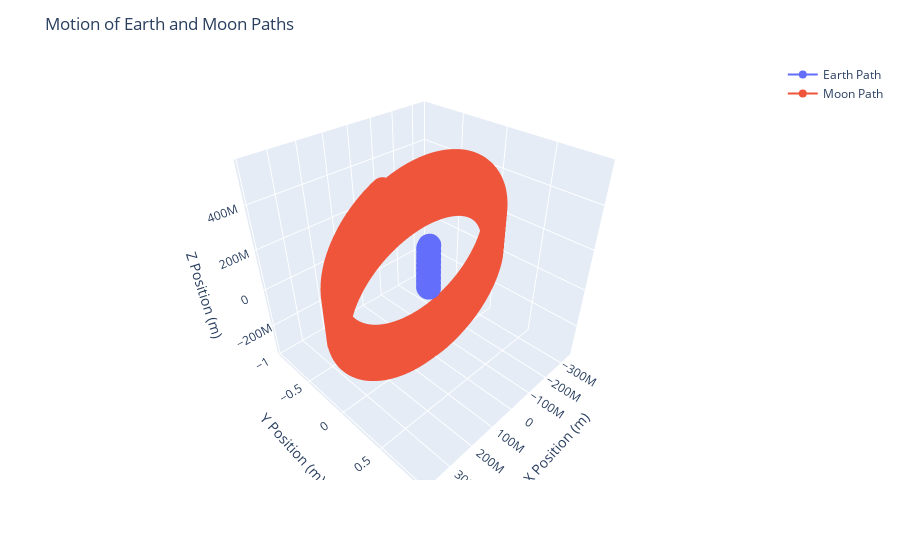

The notebook cell this image was saved under:
### Code cell
import numpy as np
import plotly.express as px

G = 6.67430e-11
dt = 3600

mass1 = 5.972e24
mass2 = 7.342e22

x1 = 0.0
y1 = 0.0
z1 = 0.0
x2 = 384400000.0
y2 = 0.0
z2 = 0.0

vx1 = 0.0
vy1 = 0.0
vz1 = 0.0
vx2 = 0.0
vy2 = 0.0
vz2 = 1000.0

x1_values = []
y1_values = []
z1_values = []
x2_values = []
y2_values = []
z2_values = []

num_steps = 5000

for step in range(num_steps):
    x1_values.append(x1)
    y1_values.append(y1)
    z1_values.append(z1)
    x2_values.append(x2)
    y2_values.append(y2)
    z2_values.append(z2)

    r = np.sqrt((x2 - x1) ** 2 + (y2 - y1) ** 2 + (z2 - z1) ** 2)
    F = (G * mass1 * mass2) / r ** 2
    fx = F * (x2 - x1) / r
    fy = F * (y2 - y1) / r
    fz = F * (z2 - z1) / r

    ax1 = fx / mass1
    ay1 = fy / mass1
    az1 = fz / mass1
    ax2 = -fx / mass2
    ay2 = -fy / mass2
    az2 = -fz / mass2

    vx1 += ax1 * dt
    vy1 += ay1 * dt
    vz1 += az1 * dt
    vx2 += ax2 * dt
    vy2 += ay2 * dt
    vz2 += az2 * dt

    x1 += vx1 * dt
    y1 += vy1 * dt
    z1 += vz1 * dt
    x2 += vx2 * dt
    y2 += vy2 * dt
    z2 += vz2 * dt

# Create an interactive 3D plot using Plotly Express
fig = px.line_3d()
fig.add_scatter3d(x=x1_values, y=y1_values, z=z1_values, name='Earth Path')
fig.add_scatter3d(x=x2_values, y=y2_values, z=z2_values, name='Moon Path')

fig.update_layout(
    scene=dict(
        xaxis_title='X Position (m)',
        yaxis_title='Y Position (m)',
        zaxis_title='Z Position (m)',
        aspectmode='cube',
    ),
    title='Motion of Earth and Moon Paths'
)

fig.show()

### Figure 1 — Plotly figure (JSON) as saved in the notebook; plotly's stock layout.template omitted (floating-point values rounded to 4 significant figures; data arrays with more than 128 entries replaced by an {"elided": "..."} marker saying what was removed)
{"data": [{"name": "Earth Path", "type": "scatter3d", "x": {"elided": "5000 float values"}, "y": {"elided": "5000 int values"}, "z": {"elided": "5000 float values"}}, {"name": "Moon Path", "type": "scatter3d", "x": {"elided": "5000 float values"}, "y": {"elided": "5000 int values"}, "z": {"elided": "5000 float values"}}], "layout": {"legend": {"tracegroupgap": 0}, "margin": {"t": 60}, "scene": {"aspectmode": "cube", "domain": {"x": [0, 1], "y": [0, 1]}, "xaxis": {"title": {"text": "X Position (m)"}}, "yaxis": {"title": {"text": "Y Position (m)"}}, "zaxis": {"title": {"text": "Z Position (m)"}}}, "title": {"text": "Motion of Earth and Moon Paths"}}}
